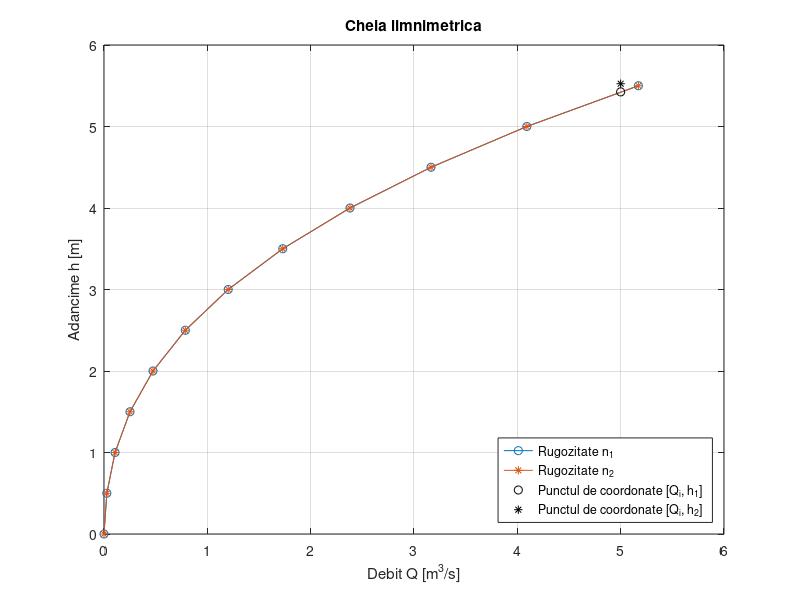

Write the MATLAB code that produced this figure. (Note: this script raises an error after producing the figure.)
 %% IMPORTANT! A se rula in Matlab!! 
 clear all
 clc
 format bank
%% IMPORTANT! In GNU Octave nu exista functia 'table'

% Date de intrare
promptb = 'Introduceti o valoare numerica a bazei in metri: b = ';
promptm = 'Introduceti o valoare numerica a pantei taluzelor: m = ';
promptI = 'Introduceti o valoare numerica a pantei canalului (la mie): I = ';
prompt1 = 'Introduceti o valoare numerica pentru rugozitatea 1: n1 = ';
prompt2 = 'Introduceti o valoare numerica pentru rugozitatea 2: n2 = ';
promptq = 'Introduceti o valoare numerica pentru debitul instalat [mc/s]: Qi = ';
% Canal
  b = input(promptb); % Baza mica [m]
  m = input(promptm); % Panta taluzelor
  I = input(promptI); % Panta canalului [la mie]
  n1 = input(prompt1); % Coeficientul de rugozitate
  n2 = input(prompt2); % Coeficientul modificat de rugozitate

% Debit instalat
  Qi = input(promptq); % [mc/s]

  I = I/1000;
% Rezolvare%
   i = 1; A = []; P = []; R = []; C1 = []; v1 = []; Q1 = []; h11 = [];
    for h1 = 0:0.5:50
        A(i)   = (b + m * h1) * h1;
        P(i)   = b + 2 * h1 * sqrt(1 + m^2);
        R(i)   = A(i) / P(i);
        C1(i)  = (1 / n1) * R(i)^(1/6);
        v1(i)  = C1(i) * sqrt(R(i) * I);
        Q1(i)  = v1(i) * A(i);
        h11(i) = h1;
        if Q1(i) > Qi
            break
        end
        i = i + 1;
    end

   
    i = 1; A2 = []; P2 = []; R2 = []; C2 = []; v2 = []; Q2 = []; h22 = [];
    for h2 = 0:0.5:50
        A2(i)  = (b + m * h2) * h2;
        P2(i)  = b + 2 * h2 * sqrt(1 + m^2);
        R2(i)  = A2(i) / P2(i);
        C2(i)  = (1 / n2) * R2(i)^(1/6);
        v2(i)  = C2(i) * sqrt(R2(i) * I);
        Q2(i)  = v2(i) * A2(i);
        h22(i) = h2;
        if Q2(i) > Qi
            break
        end
        i = i + 1;
    end
    deg1 = min(2, length(Q1) - 1);
    deg2 = min(3, length(Q2) - 1);
    Pol1 = polyfit(Q1, h11, deg1);
    Pol2 = polyfit(Q2, h22, deg2);
    h1 = interp1(Q1, h11, Qi, 'spline');
    h2 = interp1(Q2, h22, Qi, 'spline');


% Grafice (CHEIA LIMNIMETRICA)
  plot(Q1, h11,'-o', Q2, h22,'-*')
  grid on
  xlabel('Debit Q [m^3/s]')
  ylabel('Adancime h [m]')
  title('Cheia limnimetrica')

  hold on
% Inaltimi reale
  Pol1 = polyfit(Q1, h11, 2);
  Pol2 = polyfit(Q2, h22, 3);

  %h1 = polyval(Pol1, Qi);
  %h2 = polyval(Pol2, Qi);

  plot(Qi,h1,'ok', Qi,h2+0.1,'*k')
  legend('Rugozitate n_1','Rugozitate n_2','Punctul de coordonate [Q_i, h_1]','Punctul de coordonate [Q_i, h_2]','location','southeast')%
  
  hold off;

  % Tabelul
  dif = length(A2)-length(A);
  lA=length(A);
  A = [A, zeros(1, length(A2)-length(A))];
  P = [P, zeros(1, dif)];
  R = [R, zeros(1, dif)];
  C1 = [C1, zeros(1, dif)];
  v1 = [v1, zeros(1, dif)];
  Q1 = [Q1, zeros(1, dif)];
  h11 = [h11, zeros(1, dif)];
  A = num2cell(A);
  P = num2cell(P);
  R = num2cell(R);
  C1 = num2cell(C1);
  v1 = num2cell(v1);
  Q1 = num2cell(Q1);
  h11= num2cell(h11);
  for i =lA+1:length(A2)
    
    A{i} = 'null';
    P{i} = 'null';
    R{i} = 'null';
    C1{i} = 'null';
    v1{i} = 'null';
    Q1{i} = 'null';
    h11{i} = 'null';
  end

 T = table(h22', A',P', R', C1',v1',Q1', C2',v2', Q2',...
     'VariableNames', {'h [m]', 'A [m^2]', 'P [m]',...
     'R [m]', 'C_1 [m^(0,5)/s]', 'v_1 [m/s]',...
     'Q_1 [m^3/s]', 'C_2 [m^(0,5)/s]', 'v_2 [m/s]',...
     'Q_2 [m^3/s]'})


 h1
 h2
